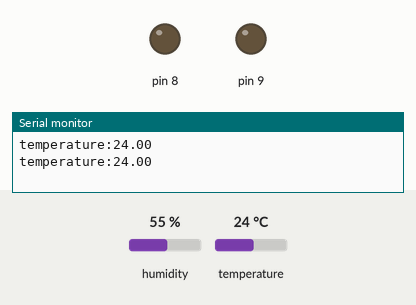
Bench run of a sketch on a simulated Arduino Uno, built with avr-gcc and run on an emulated ATmega328P. Shown: output pins drawn as LEDs (lit = HIGH), the last lines printed to the serial monitor. The inputs (shaded band) are chosen by the test bench; at power-on: temperature 24 °C, humidity 55 %.

Above: at 1.8 s.
1.9 s: temperature set to 28 °C
3.4 s: temperature set to 31 °C
At 5.3 s:
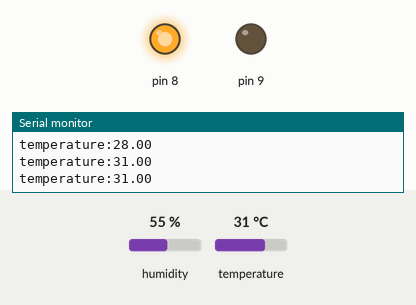
5.6 s: temperature set to 12 °C
At 7.3 s:
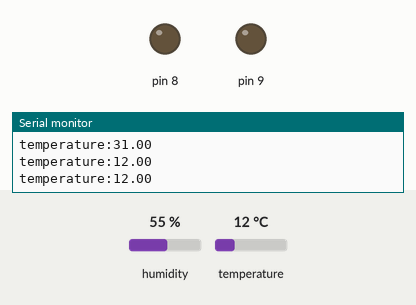
7.6 s: temperature set to 33 °C
At 9.4 s:
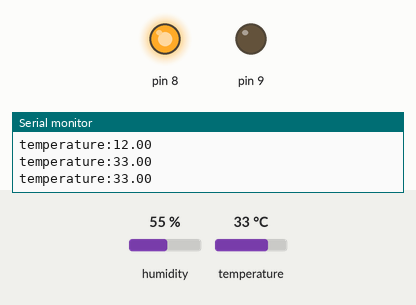
Timing chart, 0 to 10.7 s (numbered marks = the images above; inputs shaded):
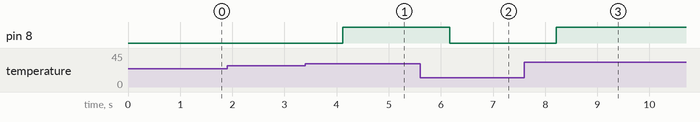

Measured:
- the behaviour switches between 29 and 30 °C on temperature (found by bisection; images 0 and 1)
- after the input at 3.4 s, pin 8: LOW → HIGH after 0.72 s
- after the input at 5.6 s, pin 8: HIGH → LOW after 0.57 s
- after the input at 7.6 s, pin 8: LOW → HIGH after 0.61 s

The sketch:

minjoo.ino
```cpp
#include <DHT11.h>
DHT11 dht11(A0);

void setup() {
  Serial.begin(9600);
  pinMode(9,OUTPUT);
  pinMode(8,OUTPUT);

}

void loop() {
  float temp,humi;
  int result = dht11.read(humi,temp);

   if (result == 0)
  {

    Serial.print("temperature:");

    Serial.print(temp);

    Serial.println();
    if(temp>=30.0){
      digitalWrite(9,LOW);
      digitalWrite(8,HIGH);
    }else{
      digitalWrite(9,LOW);
      digitalWrite(8,LOW);
    }


  }

  else

  {
    Serial.println();
    Serial.print("Error No :");
    Serial.print(result);
    Serial.println();

  }
  delay(DHT11_RETRY_DELAY);

}
```
